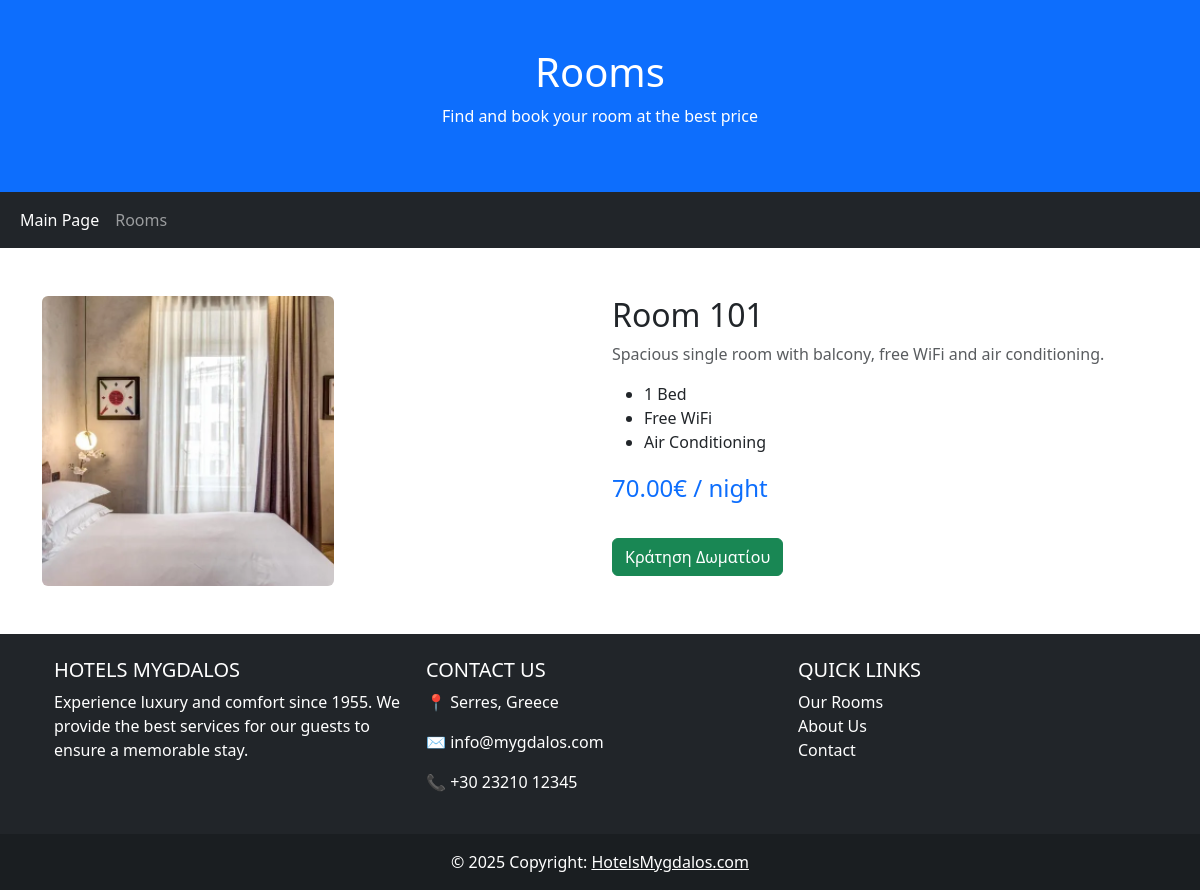
Screenshot of /room.php?id=1 with the database file from the repository.
### tables this page shows
CREATE TABLE `rooms` (
  `id` int(11) NOT NULL,
  `room_number` int(11) NOT NULL,
  `type` varchar(100) DEFAULT NULL,
  `bed` varchar(100) DEFAULT NULL,
  `rating` varchar(50) DEFAULT NULL,
  `price` decimal(6,2) DEFAULT NULL,
  `image` varchar(255) DEFAULT NULL,
  `description` text DEFAULT NULL
);

### room.php (the view, shortened to what this page needs)
<?php
require "db.php";
$id = (int) $_GET['id'];
$stmt = $pdo->prepare("SELECT * FROM rooms WHERE id = ?");
$stmt->execute([$id]);
$room = $stmt->fetch(PDO::FETCH_ASSOC);
?>
<!DOCTYPE html>
<html lang="en">
<head>
  <link href="https://cdn.jsdelivr.net/npm/bootstrap@5.3.3/dist/css/bootstrap.min.css" rel="stylesheet">
</head>
<body class="d-flex flex-column min-vh-100">
<div class="p-5 bg-primary text-white text-center">
  <h1>Rooms</h1>
  <p>Find and book your room at the best price</p>
</div>
<nav class="navbar navbar-expand-sm bg-dark navbar-dark">
  <div class="container-fluid">
    <ul class="navbar-nav">
      <li class="nav-item">
        <a class="nav-link active" href="http://localhost/rooms/mainPage.html">Main Page</a>
      </li>
      <li class="nav-item">
        <a class="nav-link" href="http://localhost/rooms/rooms.php">Rooms</a>
      </li>
    </ul>
  </div>
</nav>
<div class="container mt-5">
  <div class="row">
    <div class="col-md-6">
      <img src="<?= htmlspecialchars($room['image']) ?>" class="img-fluid rounded">
    </div>
     <div class="col-md-6">
      <h2>Room <?= $room['room_number'] ?></h2>
      <p class="text-muted"><?= nl2br(htmlspecialchars($room['description'])) ?></p>
      <ul>
        <li><?= $room['bed'] ?></li>
        <li>Free WiFi</li>
        <li>Air Conditioning</li>
      </ul>
      <p class="fs-4 text-primary"><?= $room['price'] ?>€ / night</p>
      <button type="button" class="btn btn-success mt-3" data-bs-toggle="modal" data-bs-target="#bookingModal">
        Κράτηση Δωματίου
      </button>
    </div>
  </div>
</div>
<?php include 'footer.php'; ?>
</body>
</html>

### rows the page displays
rooms: image (picture), room_number "101", description "Spacious single room with balcony, free WiFi and air conditioning.", bed "1 Bed", price "70.00"
